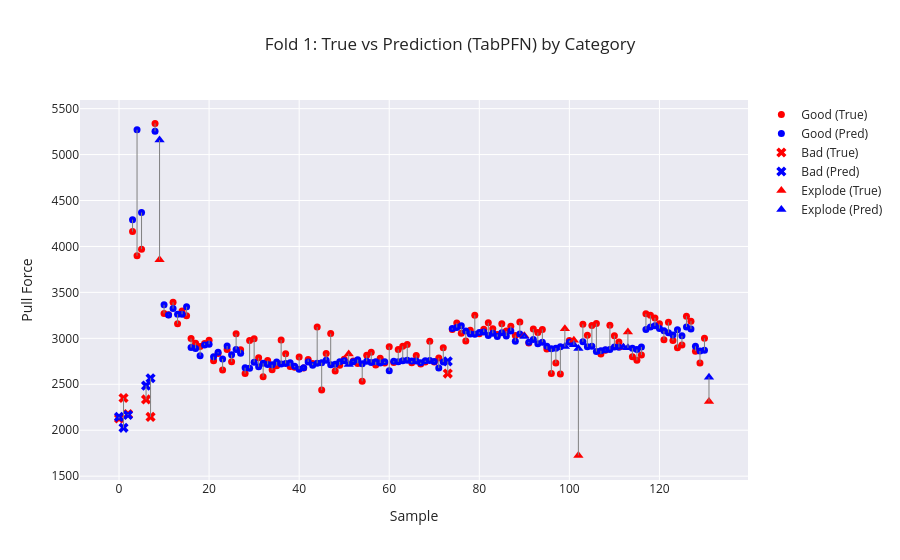
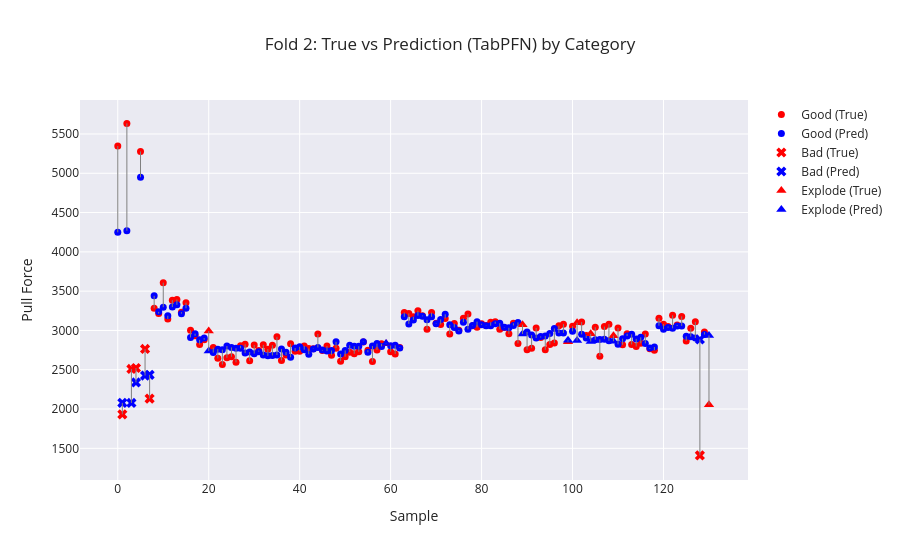
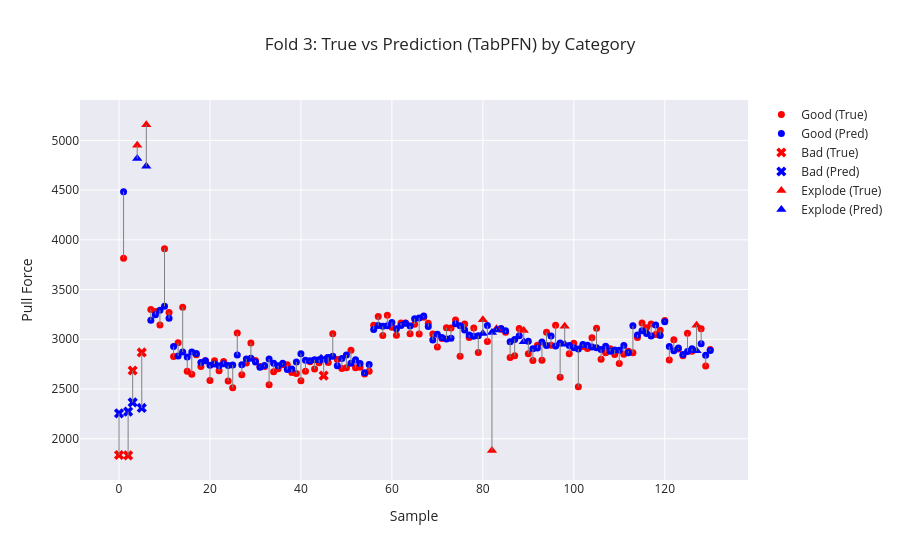

Notebook code cell kept with these figures, in order:
### Markdown cell above
# Cross Validation

### Code cell
cross_df = pd.read_csv("data/train_dev_data.csv")
target_column_regression = "PullTest (N)" 

skf = StratifiedKFold(n_splits=3, shuffle=True, random_state=42)

direct_mae, direct_rmse, direct_r2 = [], [], [] 
hybrid_mae, hybrid_rmse, hybrid_r2 = [], [], [] 

for fold, (train_index, val_index) in enumerate(skf.split(cross_df["Sample ID"], cross_df["Category"])):

    # -----------------------------
    # 1. Build fold-specific data
    # -----------------------------
    train_df = cross_df.iloc[train_index].copy()
    val_df   = cross_df.iloc[val_index].copy()

    # Group targets by Sample ID (SAME as non‑CV pipeline)
    y_train_reg = train_df.groupby("Sample ID")["PullTest (N)"].first()
    y_val_reg   = val_df.groupby("Sample ID")["PullTest (N)"].first()

    # Build feature matrices at Sample ID level
    x_train = train_df.groupby("Sample ID").first()
    x_val   = val_df.groupby("Sample ID").first()

    x_tr_class, y_tr_class = get_features_and_target(x_train, target_column_class)
    x_val_class, y_val_class = get_features_and_target(x_val, target_column_class)

    x_tr_reg, y_tr_reg = get_features_and_target(x_train, target_column_regression)
    x_val_reg, y_val_reg = get_features_and_target(x_val, target_column_regression)

    #Classification
    classifier = TabPFNClassifier()
    classifier.fit(x_tr_class,y_tr_class)

    predictions_class_train = classifier.predict(x_tr_class)
    predictions_class_dev = classifier.predict(x_val_class)

    # Plot classification results for this fold
    plot_visualizer_classification(
        y_true=y_val_class,
        y_pred=predictions_class_dev,
        class_labels=["Bad", "Good"],
        title=f"Fold {fold+1} — Confusion Matrix"
    )


    physics_train = compute_pullforces(x_tr_reg, y_tr_reg, predictions_class_train) 
    physics_val = compute_pullforces(x_val_reg, y_val_reg, predictions_class_dev)

    y_train_delta = physics_train - y_train_reg 

    regressor = TabPFNRegressor()
    regressor.fit(x_tr_reg, y_train_delta)

    prediciton = regressor.predict(x_val_reg)
    final_pred_regression_dev_without_physics  = physics_val - prediciton

    direct_mae.append(mean_absolute_error(y_val_reg, final_pred_regression_dev_without_physics)) 
    direct_rmse.append(np.sqrt(mean_squared_error(y_val_reg, final_pred_regression_dev_without_physics))) 
    direct_r2.append(r2_score(y_val_reg, final_pred_regression_dev_without_physics))

    # Categories
    categories= cross_df.iloc[val_index]["Category"].values

    plot_visualizer(
        true_vals=y_val_reg,
        pred_vals=final_pred_regression_dev_without_physics,
        categories=categories,
        title=f"Fold {fold+1}: True vs Prediction (TabPFN) by Category"
    )

    corr = np.corrcoef(physics_train, y_train_reg)[0,1] 
    print(f"Pearson correlation (Physics vs True PullForce): {corr:.4f}")
    print(f"Direct:\n MAE={direct_mae[-1]:.2f},\n RMSE={direct_rmse[-1]:.2f},\n R²={direct_r2[-1]:.2f}\n")

print("\n=== FINAL CROSS‑VALIDATION RESULTS ===") 
print("\n--- Direct Model ---") 
print(f"MAE mean: {np.mean(direct_mae):.2f}") 
print(f"RMSE mean: {np.mean(direct_rmse):.2f}") 
print(f"R² mean: {np.mean(direct_r2):.2f}")
